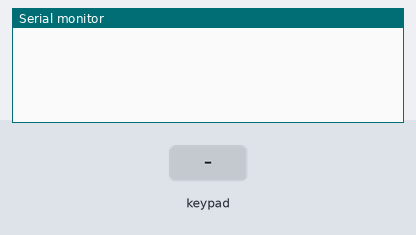
A sketch run on a simulated Arduino Leonardo, built with avr-gcc and run on an emulated ATmega32U4. Shown: the last lines printed to the serial monitor. The test bench sets the inputs (shaded band). USB keyboard and mouse output is not drawn.

Above: at 1.2 s.
1.3 s: key '1' pressed
At 2.5 s:
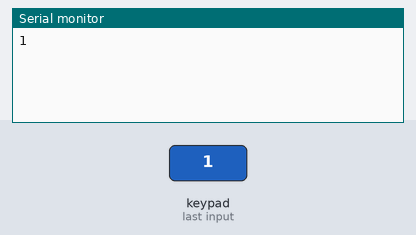
2.8 s: keypad keys 3 4 5 6 # pressed 0.4 s apart
At 5.1 s:
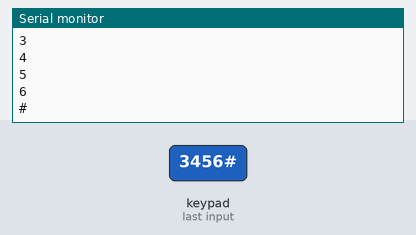
6.3 s: key '*' pressed
At 7.5 s:
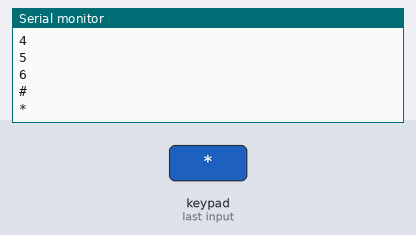
7.8 s: keypad keys 7 8 9 pressed 0.4 s apart
At 9.3 s:
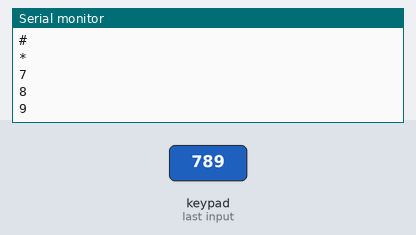
Timing chart, 0 to 10.8 s (numbered marks = the images above; inputs shaded):
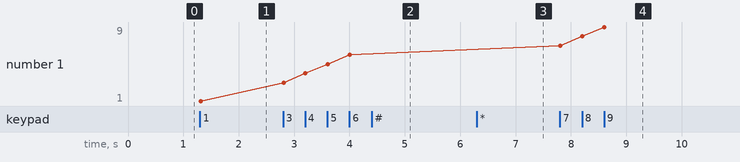

Measured:
- after the input at 1.3 s, the serial monitor: prints a new line at once (image 1)
- after the input at 2.8 s, the serial monitor: prints a new line at once (image 2)
- after the input at 6.3 s, the serial monitor: prints a new line at once (image 3)
- after the input at 7.8 s, the serial monitor: prints a new line at once (image 4)
- plotted number 1: 1 → 6 after the input at 2.8 s, 6 → 9 after the input at 7.8 s

The sketch:

Macro_Keypad_Proto_V2.ino
```cpp
#include "Keyboard.h"

#include <Keypad.h>

const byte ROWS = 4; //four rows
const byte COLS = 3; //four columns

// the library will return the character inside this array
// when the appropriate button is pressed.
char keys[ROWS][COLS] = {
  {'1', '2', '3'},
  {'4', '5', '6'},
  {'7', '8', '9'},
  {'*', '0', '#'},
};

byte rowPins[ROWS] = {3, 4, 5, 6}; //connect to the row pinouts of the keypad
byte colPins[COLS] = {7, 8, 9}; //connect to the column pinouts of the keypad

Keypad keypad = Keypad( makeKeymap(keys), rowPins, colPins, ROWS, COLS );

void setup() {
  Serial.begin(9600);
  Keyboard.begin();
}


void loop() {
  char key = keypad.getKey();

  if (key) {
    Serial.println(key);
    switch (key) {
      case '1':
        //Pen_Pencil shortcut
        Keyboard.press('p');
        break;
      case '2':
        //Zoom shortcut
        Keyboard.press('/');
        break;
      case '3':
        //Brush shortcut
        Keyboard.press('b');
        break;
      case '4':
        //Eraser shortcut
        Keyboard.press('e');
        break;
      case '5':
        //Eyedropper tool shortcut
        //Keyboard.press(KEY_LEFT_ALT);
        Keyboard.press('i');
        break;
      case '6':
        //Redo shortcut
       // Keyboard.press(KEY_LEFT_GUI);
        Keyboard.press(KEY_LEFT_CTRL);
        Keyboard.press('y');
        break;
      case '7':
        //Undo shortcut
       // Keyboard.press(KEY_LEFT_GUI);
        Keyboard.press(KEY_LEFT_CTRL);
        Keyboard.press('z');
        break;
      case '8':
        //Rotate shortcut
        Keyboard.press('r');
        break;
      case '9':
        //Hand tool shortcut
        Keyboard.press('m');
        break;
      case '0':
      //  Keyboard.press(KEY_LEFT_GUI);
        Keyboard.press(KEY_LEFT_CTRL);
        Keyboard.press('t');
        break;
      case '*':
       // Keyboard.press(KEY_LEFT_GUI);
        Keyboard.press(KEY_LEFT_CTRL);
        Keyboard.press('d');
        break;
      case '#':
        Keyboard.press(' ');
        break;
    }
  }
  if ( keypad.getState() == RELEASED) //replace HOLD with IDLE, PRESSED, RELEASED
  {
    //delay(100);
    Keyboard.releaseAll();
  }
}
```
